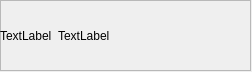
<?xml version="1.0" encoding="UTF-8"?>
<ui version="4.0">
 <class>Form</class>
 <widget class="QWidget" name="Form">
  <property name="geometry">
   <rect>
    <x>0</x>
    <y>0</y>
    <width>252</width>
    <height>72</height>
   </rect>
  </property>
  <property name="windowTitle">
   <string>Form</string>
  </property>
  <widget class="QFrame" name="frame">
   <property name="geometry">
    <rect>
     <x>0</x>
     <y>0</y>
     <width>251</width>
     <height>71</height>
    </rect>
   </property>
   <property name="frameShape">
    <enum>QFrame::StyledPanel</enum>
   </property>
   <property name="frameShadow">
    <enum>QFrame::Raised</enum>
   </property>
   <widget class="QWidget" name="formLayoutWidget">
    <property name="geometry">
     <rect>
      <x>0</x>
      <y>0</y>
      <width>251</width>
      <height>71</height>
     </rect>
    </property>
    <layout class="QFormLayout" name="formLayout">
     <property name="sizeConstraint">
      <enum>QLayout::SetMinimumSize</enum>
     </property>
     <property name="labelAlignment">
      <set>Qt::AlignCenter</set>
     </property>
     <property name="formAlignment">
      <set>Qt::AlignCenter</set>
     </property>
     <item row="0" column="0">
      <widget class="QLabel" name="port_name">
       <property name="text">
        <string>TextLabel</string>
       </property>
      </widget>
     </item>
     <item row="0" column="1">
      <widget class="QLabel" name="port_description">
       <property name="text">
        <string>TextLabel</string>
       </property>
       <property name="wordWrap">
        <bool>true</bool>
       </property>
      </widget>
     </item>
    </layout>
   </widget>
  </widget>
 </widget>
 <resources/>
 <connections/>
</ui>
